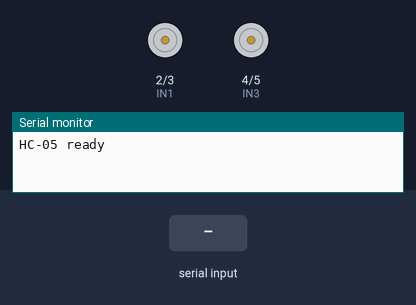
Recording of a sketch running on a simulated Arduino Uno, built with avr-gcc and run on an emulated ATmega328P. Shown: motor-driver pin pairs drawn as motors (green arrow = first pin HIGH = forward, orange = second pin HIGH = backward, longer = more drive, scaled by the enable pin), the last lines printed to the serial monitor. Inputs (shaded band) come from the test bench.

Above: at 1.2 s.
1.3 s: "FORWARD\n" received over the second serial link
At 1.9 s:
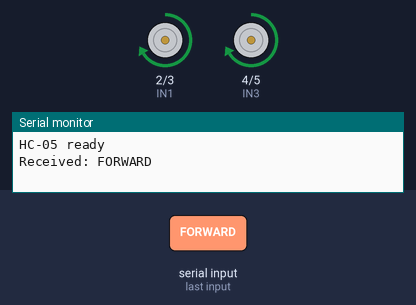
2.8 s: "BACKWARD\n" received over the second serial link
At 4.0 s:
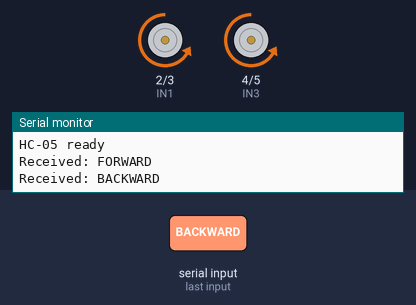
4.3 s: "LEFT\n" received over the second serial link
At 5.4 s:
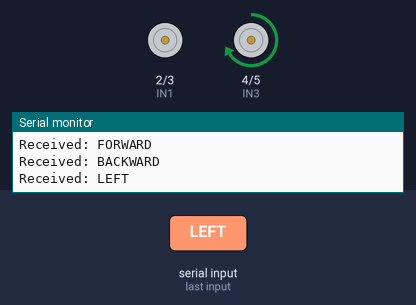
5.8 s: "RIGHT\n" received over the second serial link
At 6.5 s:
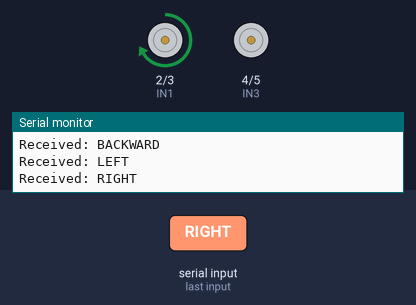
7.3 s: "FORWARD LEFT\n" received over the second serial link
At 7.7 s:
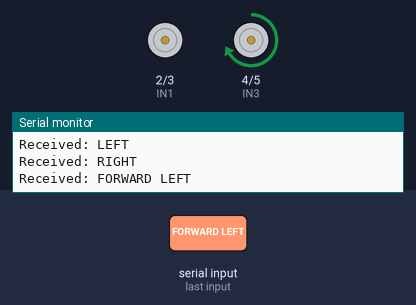
8.8 s: "FORWARD RIGHT\n" received over the second serial link
At 10.0 s:
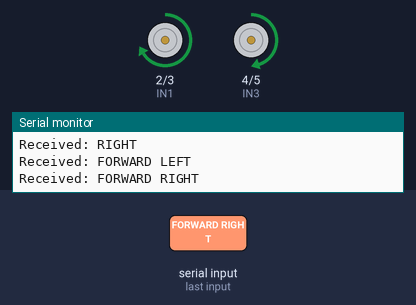
Timing chart, 0 to 11.3 s (numbered marks = the images above; inputs shaded):
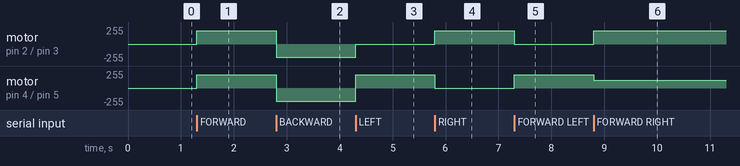

Measured:
- after the input at 1.3 s, motor on pin 2 (IN1) / pin 3 (IN2), motor on pin 4 (IN3) / pin 5 (IN4): stopped → forward 200/255 at once
- after the input at 2.8 s, motor on pin 2 (IN1) / pin 3 (IN2), motor on pin 4 (IN3) / pin 5 (IN4): forward 200/255 → backward 200/255 at once
- after the input at 4.3 s, motor on pin 2 (IN1) / pin 3 (IN2): backward 200/255 → stopped at once; motor on pin 4 (IN3) / pin 5 (IN4): backward 200/255 → forward 200/255 at once
- after the input at 5.8 s, motor on pin 2 (IN1) / pin 3 (IN2): stopped → forward 200/255 at once; motor on pin 4 (IN3) / pin 5 (IN4): forward 200/255 → stopped at once
- after the input at 7.3 s, motor on pin 2 (IN1) / pin 3 (IN2): forward 200/255 → stopped at once; motor on pin 4 (IN3) / pin 5 (IN4): stopped → forward 200/255 at once
- after the input at 8.8 s, motor on pin 2 (IN1) / pin 3 (IN2): stopped → forward 200/255 at once; motor on pin 4 (IN3) / pin 5 (IN4): forward 200/255 → forward 120/255 at once

The sketch:

robot.ino
```cpp
#include <SoftwareSerial.h>

SoftwareSerial BTSerial(10, 11); // RX, TX

//----L298N Motor Pins----//
const int IN1 = 2;  // Left motor direction
const int IN2 = 3;
const int IN3 = 4;  // Right motor direction
const int IN4 = 5;

const int ENA = 6;  // PWM for left motors
const int ENB = 9;  // PWM for right motors

const int SPEED_LEFT = 200;   // You can adjust this (0–255)
const int SPEED_RIGHT = 200;

void setup() {
  Serial.begin(9600);
  BTSerial.begin(9600);
  Serial.println("HC-05 ready");

  pinMode(IN1, OUTPUT);
  pinMode(IN2, OUTPUT);
  pinMode(IN3, OUTPUT);
  pinMode(IN4, OUTPUT);
  pinMode(ENA, OUTPUT);
  pinMode(ENB, OUTPUT);

  stopMotors();
}

String command = "";

void loop() {
  while (BTSerial.available()) {
    char c = BTSerial.read();

    if (c == '\n' || c == '\r') {
      if (command.length() > 0) {
        command.trim();  // Clean up spaces
        Serial.println("Received: " + command);
        handleCommand(command);
        command = "";  // Clear for next command
      }
    } else {
      command += c;
    }
  }
}

//----Handles command received----//
void handleCommand(String cmd) {
  if (cmd == "FORWARD") {
    moveForward();
  } else if (cmd == "BACKWARD") {
    moveBackward();
  } else if (cmd == "LEFT") {
    turnLeft();
  } else if (cmd == "RIGHT") {
    turnRight();
  } else if (cmd == "FORWARD LEFT") {
    moveForwardLeft();
  } else if (cmd == "FORWARD RIGHT") {
    moveForwardRight();
  } else if (cmd == "BACKWARD LEFT") {
    moveBackwardLeft();
  } else if (cmd == "BACKWARD RIGHT") {
    moveBackwardRight();
  } else if (cmd == "STOP") {
    stopMotors();
  }
}

//-------------------------Motion Functions--------------------------//
void moveForward() {
  digitalWrite(IN1, HIGH); digitalWrite(IN2, LOW); // Left forward
  digitalWrite(IN3, HIGH); digitalWrite(IN4, LOW); // Right forward
  analogWrite(ENA, SPEED_LEFT);
  analogWrite(ENB, SPEED_RIGHT);
}

void moveBackward() {
  digitalWrite(IN1, LOW); digitalWrite(IN2, HIGH); // Left backward
  digitalWrite(IN3, LOW); digitalWrite(IN4, HIGH); // Right backward
  analogWrite(ENA, SPEED_LEFT);
  analogWrite(ENB, SPEED_RIGHT);
}

void turnLeft() {
  digitalWrite(IN1, LOW); digitalWrite(IN2, LOW);  // Left stop
  digitalWrite(IN3, HIGH); digitalWrite(IN4, LOW); // Right forward
  analogWrite(ENA, 0);
  analogWrite(ENB, SPEED_RIGHT);
}

void turnRight() {
  digitalWrite(IN1, HIGH); digitalWrite(IN2, LOW); // Left forward
  digitalWrite(IN3, LOW); digitalWrite(IN4, LOW);  // Right stop
  analogWrite(ENA, SPEED_LEFT);
  analogWrite(ENB, 0);
}

void moveForwardLeft() {
  digitalWrite(IN1, LOW); digitalWrite(IN2, LOW);
  digitalWrite(IN3, HIGH); digitalWrite(IN4, LOW);
  analogWrite(ENA, SPEED_LEFT * 0.6);  // slower left using pwm
  analogWrite(ENB, SPEED_RIGHT);
}

void moveForwardRight() {
  digitalWrite(IN1, HIGH); digitalWrite(IN2, LOW);
  digitalWrite(IN3, HIGH); digitalWrite(IN4, LOW);
  analogWrite(ENA, SPEED_LEFT);
  analogWrite(ENB, SPEED_RIGHT * 0.6);  // slower right usin pwm
}

void moveBackwardLeft() {
  digitalWrite(IN1, LOW); digitalWrite(IN2, HIGH);
  digitalWrite(IN3, LOW); digitalWrite(IN4, HIGH);
  analogWrite(ENA, SPEED_LEFT * 0.6); //slower left using pwm
  analogWrite(ENB, SPEED_RIGHT);
}

void moveBackwardRight() {
  digitalWrite(IN1, LOW); digitalWrite(IN2, HIGH);
  digitalWrite(IN3, LOW); digitalWrite(IN4, HIGH);
  analogWrite(ENA, SPEED_LEFT);
  analogWrite(ENB, SPEED_RIGHT * 0.6); //slower right using pwm
}

void stopMotors() {
  digitalWrite(IN1, LOW); digitalWrite(IN2, LOW);
  digitalWrite(IN3, LOW); digitalWrite(IN4, LOW);
  analogWrite(ENA, 0);
  analogWrite(ENB, 0);
}
```
